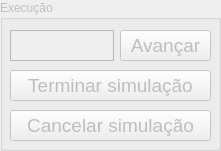
   <widget class="QGroupBox" name="simulacao">
    <property name="enabled">
     <bool>false</bool>
    </property>
    <property name="geometry">
     <rect>
      <x>10</x>
      <y>620</y>
      <width>221</width>
      <height>151</height>
     </rect>
    </property>
    <property name="title">
     <string>Execução</string>
    </property>
    <widget class="QTextEdit" name="t_exec">
     <property name="geometry">
      <rect>
       <x>10</x>
       <y>30</y>
       <width>104</width>
       <height>31</height>
      </rect>
     </property>
     <property name="font">
      <font>
       <pointsize>9</pointsize>
      </font>
     </property>
    </widget>
    <widget class="QPushButton" name="avancar">
     <property name="geometry">
      <rect>
       <x>120</x>
       <y>30</y>
       <width>91</width>
       <height>31</height>
      </rect>
     </property>
     <property name="font">
      <font>
       <pointsize>14</pointsize>
      </font>
     </property>
     <property name="text">
      <string>Avançar</string>
     </property>
    </widget>
    <widget class="QPushButton" name="terminar">
     <property name="geometry">
      <rect>
       <x>10</x>
       <y>70</y>
       <width>201</width>
       <height>31</height>
      </rect>
     </property>
     <property name="font">
      <font>
       <pointsize>14</pointsize>
      </font>
     </property>
     <property name="text">
      <string>Terminar simulação</string>
     </property>
    </widget>
    <widget class="QPushButton" name="cancelar">
     <property name="geometry">
      <rect>
       <x>10</x>
       <y>110</y>
       <width>201</width>
       <height>31</height>
      </rect>
     </property>
     <property name="font">
      <font>
       <pointsize>14</pointsize>
      </font>
     </property>
     <property name="text">
      <string>Cancelar simulação</string>
     </property>
    </widget>
   </widget>
